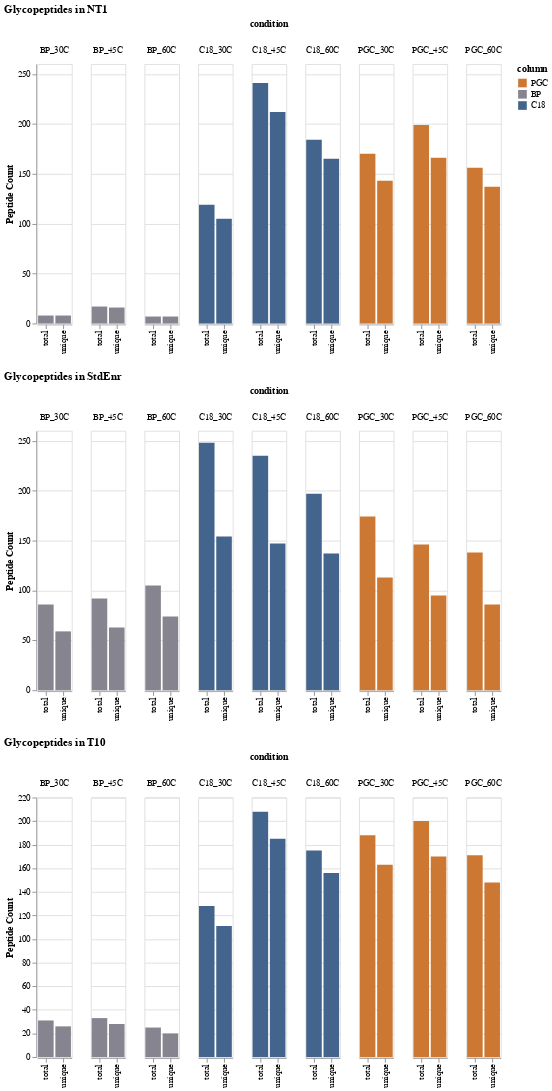

The code cell stored with this chart in its notebook:
### Markdown cell above
We can also devide these up by experiment/sample

### Code cell
# break up bar charts by experiment 
chart = alt.vconcat()
for exp in df.experiment.unique():
    chart &= bars.transform_filter(datum.experiment==exp).properties(title=f'Glycopeptides in {exp}'
    )
chart.save('Cross_Sample_Comparisons/Glycopeptides_BarPlot_SingleSample.svg')
chart

### Figure 1 — Vega-Lite specification as saved in the notebook (floating-point values rounded to 4 significant figures)
{"config": {"view": {"continuousWidth": 400, "continuousHeight": 300}}, "vconcat": [{"mark": "bar", "encoding": {"color": {"type": "nominal", "field": "column", "scale": {"domain": ["PGC", "BP", "C18"], "range": ["#cc7833", "#86858f", "#43648c"]}}, "column": {"type": "ordinal", "field": "condition"}, "x": {"type": "ordinal", "field": "kind", "title": ""}, "y": {"type": "quantitative", "aggregate": "sum", "field": "value", "title": "Peptide Count"}}, "title": "Glycopeptides in NT1", "transform": [{"filter": "(datum.experiment === 'NT1')"}]}, {"mark": "bar", "encoding": {"color": {"type": "nominal", "field": "column", "scale": {"domain": ["PGC", "BP", "C18"], "range": ["#cc7833", "#86858f", "#43648c"]}}, "column": {"type": "ordinal", "field": "condition"}, "x": {"type": "ordinal", "field": "kind", "title": ""}, "y": {"type": "quantitative", "aggregate": "sum", "field": "value", "title": "Peptide Count"}}, "title": "Glycopeptides in StdEnr", "transform": [{"filter": "(datum.experiment === 'StdEnr')"}]}, {"mark": "bar", "encoding": {"color": {"type": "nominal", "field": "column", "scale": {"domain": ["PGC", "BP", "C18"], "range": ["#cc7833", "#86858f", "#43648c"]}}, "column": {"type": "ordinal", "field": "condition"}, "x": {"type": "ordinal", "field": "kind", "title": ""}, "y": {"type": "quantitative", "aggregate": "sum", "field": "value", "title": "Peptide Count"}}, "title": "Glycopeptides in T10", "transform": [{"filter": "(datum.experiment === 'T10')"}]}], "data": {"name": "data-e116b75d1e3e2c9fd5ebb26febdeae30"}, "$schema": "https://vega.github.io/schema/vega-lite/v4.8.1.json", "datasets": {"data-e116b75d1e3e2c9fd5ebb26febdeae30": [{"experiment": "NT1", "condition": "BP_30C", "kind": "total", "value": 8, "column": "BP"}, {"experiment": "NT1", "condition": "BP_30C", "kind": "unique", "value": 8, "column": "BP"}, {"experiment": "NT1", "condition": "BP_45C", "kind": "total", "value": 17, "column": "BP"}, {"experiment": "NT1", "condition": "BP_45C", "kind": "unique", "value": 16, "column": "BP"}, {"experiment": "NT1", "condition": "BP_60C", "kind": "total", "value": 7, "column": "BP"}, {"experiment": "NT1", "condition": "BP_60C", "kind": "unique", "value": 7, "column": "BP"}, {"experiment": "NT1", "condition": "C18_30C", "kind": "total", "value": 119, "column": "C18"}, {"experiment": "NT1", "condition": "C18_30C", "kind": "unique", "value": 105, "column": "C18"}, {"experiment": "NT1", "condition": "C18_45C", "kind": "total", "value": 241, "column": "C18"}, {"experiment": "NT1", "condition": "C18_45C", "kind": "unique", "value": 212, "column": "C18"}, {"experiment": "NT1", "condition": "C18_60C", "kind": "total", "value": 184, "column": "C18"}, {"experiment": "NT1", "condition": "C18_60C", "kind": "unique", "value": 165, "column": "C18"}, {"experiment": "NT1", "condition": "PGC_30C", "kind": "total", "value": 170, "column": "PGC"}, {"experiment": "NT1", "condition": "PGC_30C", "kind": "unique", "value": 143, "column": "PGC"}, {"experiment": "NT1", "condition": "PGC_45C", "kind": "total", "value": 199, "column": "PGC"}, {"experiment": "NT1", "condition": "PGC_45C", "kind": "unique", "value": 166, "column": "PGC"}, {"experiment": "NT1", "condition": "PGC_60C", "kind": "total", "value": 156, "column": "PGC"}, {"experiment": "NT1", "condition": "PGC_60C", "kind": "unique", "value": 137, "column": "PGC"}, {"experiment": "StdEnr", "condition": "BP_30C", "kind": "total", "value": 86, "column": "BP"}, {"experiment": "StdEnr", "condition": "BP_30C", "kind": "unique", "value": 59, "column": "BP"}, {"experiment": "StdEnr", "condition": "BP_45C", "kind": "total", "value": 92, "column": "BP"}, {"experiment": "StdEnr", "condition": "BP_45C", "kind": "unique", "value": 63, "column": "BP"}, {"experiment": "StdEnr", "condition": "BP_60C", "kind": "total", "value": 105, "column": "BP"}, {"experiment": "StdEnr", "condition": "BP_60C", "kind": "unique", "value": 74, "column": "BP"}, {"experiment": "StdEnr", "condition": "C18_30C", "kind": "total", "value": 248, "column": "C18"}, {"experiment": "StdEnr", "condition": "C18_30C", "kind": "unique", "value": 154, "column": "C18"}, {"experiment": "StdEnr", "condition": "C18_45C", "kind": "total", "value": 235, "column": "C18"}, {"experiment": "StdEnr", "condition": "C18_45C", "kind": "unique", "value": 147, "column": "C18"}, {"experiment": "StdEnr", "condition": "C18_60C", "kind": "total", "value": 197, "column": "C18"}, {"experiment": "StdEnr", "condition": "C18_60C", "kind": "unique", "value": 137, "column": "C18"}, {"experiment": "StdEnr", "condition": "PGC_30C", "kind": "total", "value": 174, "column": "PGC"}, {"experiment": "StdEnr", "condition": "PGC_30C", "kind": "unique", "value": 113, "column": "PGC"}, {"experiment": "StdEnr", "condition": "PGC_45C", "kind": "total", "value": 146, "column": "PGC"}, {"experiment": "StdEnr", "condition": "PGC_45C", "kind": "unique", "value": 95, "column": "PGC"}, {"experiment": "StdEnr", "condition": "PGC_60C", "kind": "total", "value": 138, "column": "PGC"}, {"experiment": "StdEnr", "condition": "PGC_60C", "kind": "unique", "value": 86, "column": "PGC"}, {"experiment": "T10", "condition": "BP_30C", "kind": "total", "value": 31, "column": "BP"}, {"experiment": "T10", "condition": "BP_30C", "kind": "unique", "value": 26, "column": "BP"}, {"experiment": "T10", "condition": "BP_45C", "kind": "total", "value": 33, "column": "BP"}, {"experiment": "T10", "condition": "BP_45C", "kind": "unique", "value": 28, "column": "BP"}, {"experiment": "T10", "condition": "BP_60C", "kind": "total", "value": 25, "column": "BP"}, {"experiment": "T10", "condition": "BP_60C", "kind": "unique", "value": 20, "column": "BP"}, {"experiment": "T10", "condition": "C18_30C", "kind": "total", "value": 128, "column": "C18"}, {"experiment": "T10", "condition": "C18_30C", "kind": "unique", "value": 111, "column": "C18"}, {"experiment": "T10", "condition": "C18_45C", "kind": "total", "value": 208, "column": "C18"}, {"experiment": "T10", "condition": "C18_45C", "kind": "unique", "value": 185, "column": "C18"}, {"experiment": "T10", "condition": "C18_60C", "kind": "total", "value": 175, "column": "C18"}, {"experiment": "T10", "condition": "C18_60C", "kind": "unique", "value": 156, "column": "C18"}, {"experiment": "T10", "condition": "PGC_30C", "kind": "total", "value": 188, "column": "PGC"}, {"experiment": "T10", "condition": "PGC_30C", "kind": "unique", "value": 163, "column": "PGC"}, {"experiment": "T10", "condition": "PGC_45C", "kind": "total", "value": 200, "column": "PGC"}, {"experiment": "T10", "condition": "PGC_45C", "kind": "unique", "value": 170, "column": "PGC"}, {"experiment": "T10", "condition": "PGC_60C", "kind": "total", "value": 171, "column": "PGC"}, {"experiment": "T10", "condition": "PGC_60C", "kind": "unique", "value": 148, "column": "PGC"}]}}
